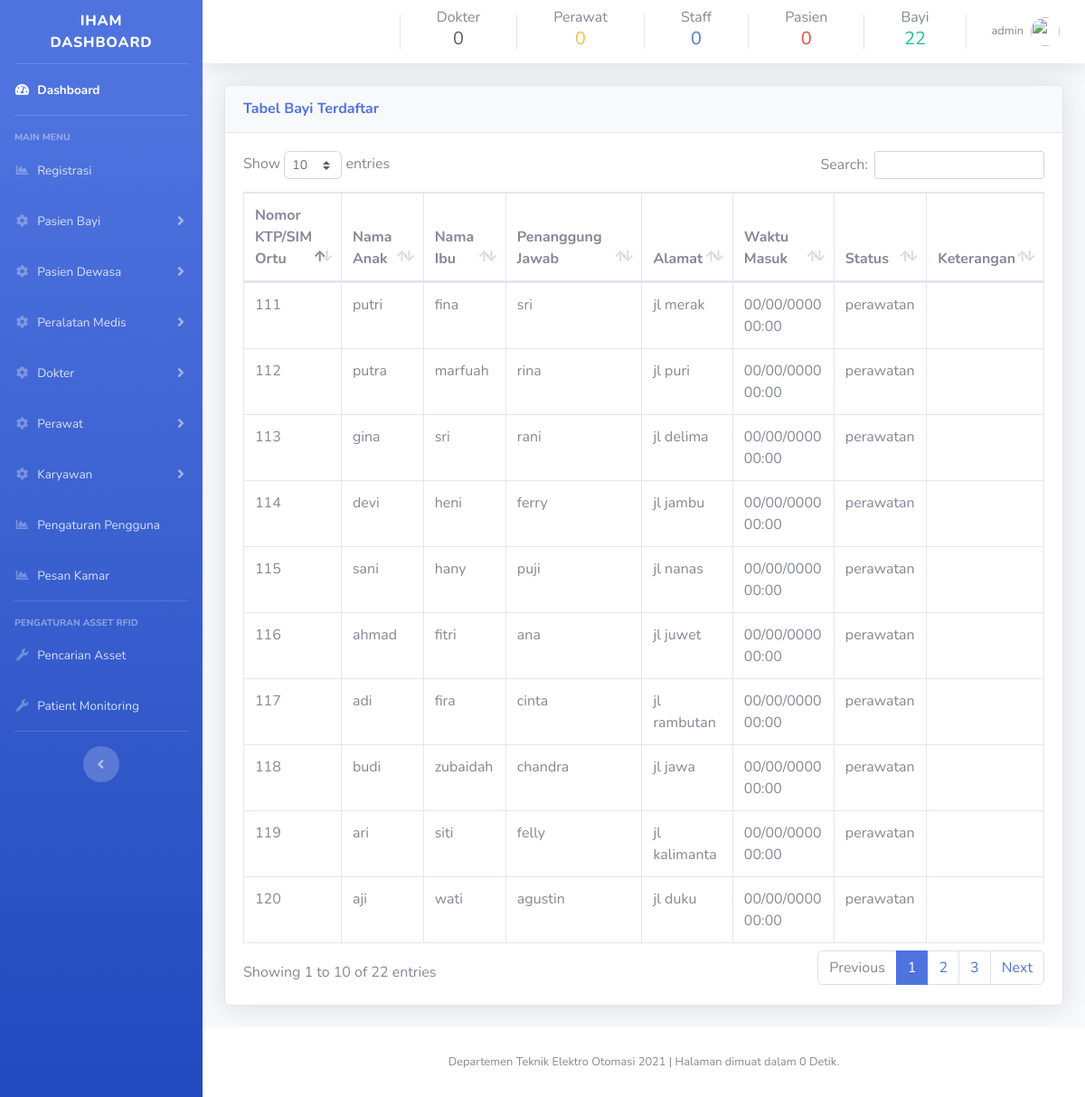
Screenshot of /daftar-bayi.php (signed in) with the database file from the repository.
### tables this page shows
CREATE TABLE `tb_stat_anak` (
  `id` int(4) NOT NULL,
  `rfid_uid` varchar(50) NOT NULL,
  `id_pengenal` varchar(50) NOT NULL,
  `nama_anak` varchar(50) NOT NULL,
  `nama_ibu` varchar(50) NOT NULL,
  `penanggung_jawab_bayi` varchar(50) NOT NULL,
  `waktu_masuk` timestamp(6) NOT NULL DEFAULT current_timestamp(6) ON UPDATE current_timestamp(6),
  `alamat` varchar(50) NOT NULL,
  `status` varchar(50) NOT NULL,
  `keterangan` varchar(50) NOT NULL
);

### daftar-bayi.php (the view, shortened to what this page needs)
<?php
include('includes/header.php');
include('includes/navbar.php');
include('database/dbconfig.php');
?>
<div class="container-fluid">
<div class="card shadow mb-4">
  <div class="card-header py-3">
    <h6 class="m-0 font-weight-bold text-primary">Tabel Bayi Terdaftar
    </h6>
  </div>
<div class="card-body">
    <div class="table-responsive">
    <?php
    $query = "SELECT DATE_FORMAT(`waktu_masuk`, '%d/%m/%Y %H:%i') AS timestamp , rfid_uid, id_pengenal, nama_anak, nama_ibu, penanggung_jawab_bayi, alamat, status, keterangan FROM tb_stat_anak";
    $query_run = mysqli_query($connection, $query);
    ?>
      <table class="table table-bordered" id="tabelasetbayi" width="100%" cellspacing="0">
        <thead>
          <tr>
            <th>Nomor KTP/SIM Ortu</th>
            <th>Nama Anak</th>
            <th>Nama Ibu</th>
            <th>Penanggung Jawab</th>
            <th>Alamat</th>
            <th>Waktu Masuk</th>
            <th>Status</th>
            <th>Keterangan</th>
          </tr>
        </thead>
        <tbody>
        <?php
        if(mysqli_num_rows($query_run) > 0 )
        {
          while($row = mysqli_fetch_array($query_run))
          {
            ?>
          <tr>
            <td><?php echo $row['id_pengenal']; ?></td>
            <td><?php echo $row['nama_anak']; ?></td>
            <td><?php echo $row['nama_ibu']; ?></td>
            <td><?php echo $row['penanggung_jawab_bayi']; ?></td>
            <td><?php echo $row['alamat']; ?></td>
            <td><?php echo $row['timestamp']; ?></td>
            <td><?php echo $row['status']; ?></td>
            <td><?php echo $row['keterangan']; ?></td>
          <?php
          }
        }
        else {
          echo "Data tidak ditemukan";
        }
        ?>
        </tbody>
      </table>
    </div>
  </div>
</div>
</div>
<?php
include('includes/scripts.php');
include('includes/footer.php');
?>

### rows the page displays
tb_stat_anak: id_pengenal "111", nama_anak "putri", nama_ibu "fina", penanggung_jawab_bayi "sri", alamat "jl merak", timestamp "00/00/0000 00:00", status "perawatan"
tb_stat_anak: id_pengenal "112", nama_anak "putra", nama_ibu "marfuah", penanggung_jawab_bayi "rina", alamat "jl puri", timestamp "00/00/0000 00:00", status "perawatan"
tb_stat_anak: id_pengenal "113", nama_anak "gina", nama_ibu "sri", penanggung_jawab_bayi "rani", alamat "jl delima", timestamp "00/00/0000 00:00", status "perawatan"
tb_stat_anak: id_pengenal "114", nama_anak "devi", nama_ibu "heni", penanggung_jawab_bayi "ferry", alamat "jl jambu", timestamp "00/00/0000 00:00", status "perawatan"
tb_stat_anak: id_pengenal "115", nama_anak "sani", nama_ibu "hany", penanggung_jawab_bayi "puji", alamat "jl nanas", timestamp "00/00/0000 00:00", status "perawatan"
tb_stat_anak: id_pengenal "116", nama_anak "ahmad", nama_ibu "fitri", penanggung_jawab_bayi "ana", alamat "jl juwet", timestamp "00/00/0000 00:00", status "perawatan"
tb_stat_anak: id_pengenal "117", nama_anak "adi", nama_ibu "fira", penanggung_jawab_bayi "cinta", alamat "jl rambutan", timestamp "00/00/0000 00:00", status "perawatan"
tb_stat_anak: id_pengenal "118", nama_anak "budi", nama_ibu "zubaidah", penanggung_jawab_bayi "chandra", alamat "jl jawa", timestamp "00/00/0000 00:00", status "perawatan"
tb_stat_anak: id_pengenal "119", nama_anak "ari", nama_ibu "siti", penanggung_jawab_bayi "felly", alamat "jl kalimanta", timestamp "00/00/0000 00:00", status "perawatan"
tb_stat_anak: id_pengenal "120", nama_anak "aji", nama_ibu "wati", penanggung_jawab_bayi "agustin", alamat "jl duku", timestamp "00/00/0000 00:00", status "perawatan"

### other values shown
$row "0"
$row "22"
$_SESSION['username'] "admin"
$total_time "0"
